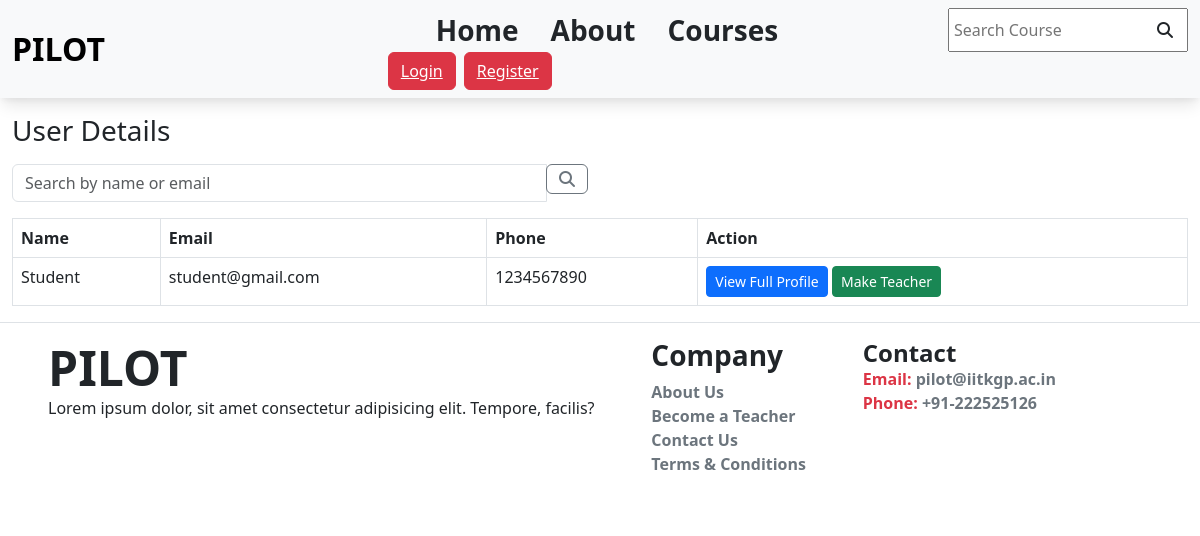
Page /user_teacher on the committed database.
### user/models.py (models this page shows, shortened)
class Profile(models.Model):
    name = models.CharField(max_length=2000, blank=True, null=True)
    user = models.OneToOneField(User, on_delete=models.CASCADE, null=True, blank=True)
    email = models.CharField(max_length=2000, blank=True, null=True)
    phone = models.CharField(max_length=2000, blank=True, null=True)
    status_choices = (
        ('Student', 'Student'),
        ('Teacher', 'Teacher'),
        ('Organization', 'Organization')
    )
    status = models.CharField(max_length=2000, choices=status_choices, blank=True, null=True, default='Student')
    image_profile = models.ImageField(null=True, blank=True, default='blank.png', upload_to='user_profile/')
    shortBio = models.CharField(max_length=2000, blank=True, null=True)
    detail = RichTextField(null=True, blank=True)
    github = models.URLField(null=True, blank=True)
    youtube = models.URLField(null=True, blank=True)
    twitter = models.URLField(null=True, blank=True)
    facebook = models.URLField(null=True, blank=True)
    instagram = models.URLField(null=True, blank=True)
    linkedin = models.URLField(null=True, blank=True)
    id = models.UUIDField(default=uuid.uuid4, unique=True, primary_key=True, editable=False)

### website/views.py (the view)
# urls.py: path('user_teacher', views.make_teacher, name='make_teacher'),
def make_teacher(request):
    profiles = Profile.objects.all()
    context = {
        'profiles': profiles
    }
    if request.method == 'POST':
        pass
    return render(request, 'website/make_teacher.html', context)

### templates/website/make_teacher.html (shortened to what this page needs)
{% extends 'main/base.html' %}
    {% block content %}
    <div class="container-fluid mt-3">
        <h3 class="mb-3">User Details</h3>
        <div class="row mb-3">
            <div class="col-md-6">
                <form action="" method="get">
                    <div class="input-group">
                        <input type="text" name="search" class="form-control" placeholder="Search by name or email">
                        <div class="input-group-append">
                            <button class="btn btn-outline-secondary" type="submit">
                                <i class="fa fa-search"></i>
                            </button>
                        </div>
                    </div>
                </form>
            </div>
        </div>
        <div class="table-responsive">
            <table class="table table-hover table-bordered">
                <thead>
                    <tr>
                        <th>Name</th>
                        <th>Email</th>
                        <th>Phone</th>
                        <th>Action</th>
                    </tr>
                </thead>
                <tbody>
                    {% for profile in profiles %}
                    {% if profile.status == 'Student' %}
                        {% if profile.user.is_staff == False %}
                            <tr>
                                <td>{{ profile.name }}</td>
                                <td>{{ profile.email }}</td>
                                <td>{{ profile.phone }}</td>
                                <td>
                                    <a href="{% url 'profile_detail' profile.id %}" class="btn btn-primary btn-sm">View Full Profile</a>
                                        <form action="{% url 'make_teacher' %}" method="post" class="d-inline">
                                            <button type="submit" class="btn btn-success btn-sm">Make Teacher</button>
                                        </form>
                                </td>
                            </tr>
                        {% endif %}
                        {% endif %}
                    {% endfor %}
                </tbody>
            </table>
        </div>
    </div>
    {% endblock %}

### static/main/css/base.css (style rules this page uses)
* { margin: 0; padding: 0; box-sizing: border-box; }

### rows in the picture
Profile: name "Student", email "student@gmail.com", phone "1234567890"
